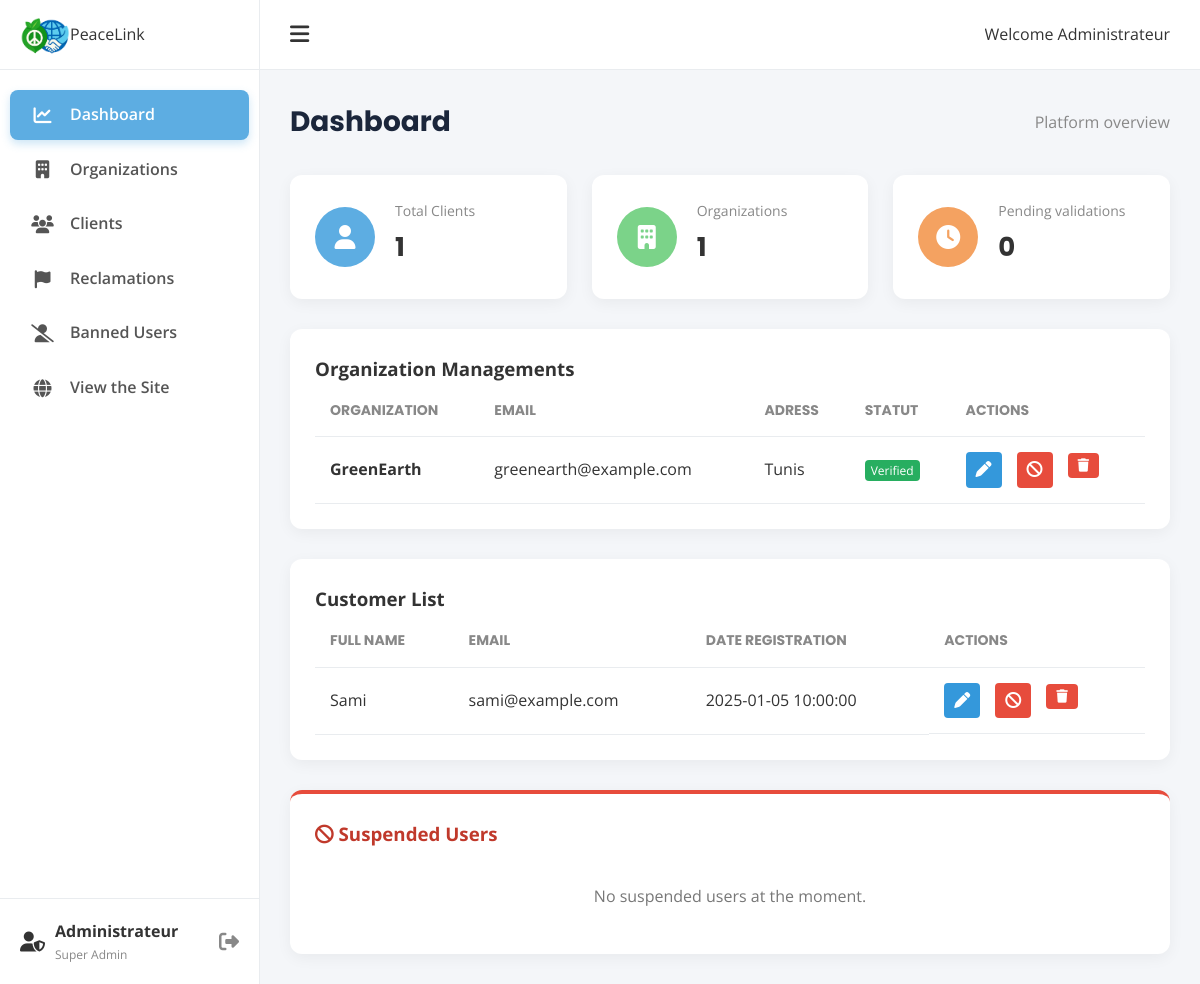
Page /test/View/BackOffice/backoffice.php (signed in) on the committed database.
### tables this page shows
CREATE TABLE IF NOT EXISTS Organisation (
  id_utilisateur INT NOT NULL,
  nom_organisation VARCHAR(255) NOT NULL,
  adresse VARCHAR(255) NOT NULL,
  statut_verification VARCHAR(50) NOT NULL DEFAULT 'en_attente',
  PRIMARY KEY (id_utilisateur),
  CONSTRAINT fk_organisation_user FOREIGN KEY (id_utilisateur) REFERENCES Utilisateur(id_utilisateur) ON DELETE CASCADE
);

CREATE TABLE IF NOT EXISTS Utilisateur (
  id_utilisateur INT NOT NULL AUTO_INCREMENT,
  email VARCHAR(255) NOT NULL,
  mot_de_passe_hash VARCHAR(255) NOT NULL,
  date_inscription DATETIME NOT NULL DEFAULT CURRENT_TIMESTAMP(),
  photo_profil VARCHAR(255) DEFAULT NULL,
  reset_token VARCHAR(255) DEFAULT NULL,
  reset_expires DATETIME DEFAULT NULL,
  est_banni TINYINT(1) DEFAULT 0,
  raison_bannissement TEXT DEFAULT NULL,
  date_fin_bannissement DATETIME DEFAULT NULL,
  PRIMARY KEY (id_utilisateur),
  UNIQUE KEY uq_utilisateur_email (email)
);

CREATE TABLE IF NOT EXISTS Client (
  id_utilisateur INT NOT NULL,
  nom_complet VARCHAR(255) NOT NULL,
  bio TEXT DEFAULT NULL,
  PRIMARY KEY (id_utilisateur),
  CONSTRAINT fk_client_user FOREIGN KEY (id_utilisateur) REFERENCES Utilisateur(id_utilisateur) ON DELETE CASCADE
);

### test/Model/Utilisateur.php (called while the page is built, shortened)
<?php
class Utilisateur {
    private $conn;
    public function __construct($db) {
        $this->conn = $db;
    }
    public function getDashboardStats() {
        $stmt = $this->conn->query("SELECT COUNT(*) as total_clients FROM Client");
        $clients = $stmt->fetch(PDO::FETCH_ASSOC)['total_clients'];
        $stmt = $this->conn->query("SELECT COUNT(*) as total_orgs FROM Organisation");
        $orgs = $stmt->fetch(PDO::FETCH_ASSOC)['total_orgs'];
        $queryPending = "SELECT COUNT(*) as pending_orgs
                         FROM Organisation
                         WHERE statut_verification != 'Verifié'
                         OR statut_verification IS NULL";
        $stmt = $this->conn->query($queryPending);
        $pending = $stmt->fetch(PDO::FETCH_ASSOC)['pending_orgs'];
        return [
            'clients' => $clients,
            'organisations' => $orgs,
            'pending_validations' => $pending
        ];
    }
    public function getAllClients() {
        $query = "SELECT u.id_utilisateur, u.email, u.date_inscription, c.nom_complet
                  FROM Utilisateur u
                  JOIN Client c ON u.id_utilisateur = c.id_utilisateur
                  ORDER BY u.date_inscription DESC";
        $stmt = $this->conn->prepare($query);
        $stmt->execute();
        return $stmt->fetchAll(PDO::FETCH_ASSOC);
    }
    public function getAllOrganisations() {
        $query = "SELECT u.id_utilisateur, u.email, o.nom_organisation, o.adresse, o.statut_verification
                  FROM Utilisateur u
                  JOIN Organisation o ON u.id_utilisateur = o.id_utilisateur
                  ORDER BY o.statut_verification ASC, u.date_inscription DESC";
        $stmt = $this->conn->prepare($query);
        $stmt->execute();
        return $stmt->fetchAll(PDO::FETCH_ASSOC);
    }
}
?>

### test/View/BackOffice/backoffice.php (the view, shortened to what this page needs)
<?php
include_once __DIR__ . '/../../Model/Database.php';
include_once __DIR__ . '/../../Model/Utilisateur.php';
$database = new Database();
$db = $database->getConnection();
$utilisateur = new Utilisateur($db);
$stats = $utilisateur->getDashboardStats();
$listeOrganisations = $utilisateur->getAllOrganisations();
$listeClients = $utilisateur->getAllClients();
$listeBannis = $utilisateur->getAllBannedUsers();
$adminName = $_SESSION['username'] ?? 'Administrateur';
?>
<!DOCTYPE html>
<html lang="fr">
<head>
    <link rel="stylesheet" href="backofficeStyle.css">
    <link rel="stylesheet" href="https://cdnjs.cloudflare.com/ajax/libs/font-awesome/6.4.0/css/all.min.css">
</head>
<body>
    <div class="sidebar">
        <div class="sidebar-header">
            <a href="../FrontOffice/index.php" class="logo">
                <img src="mon-logo.png" alt="Logo PeaceLink">
                <span>PeaceLink</span>
            </a>
        </div>
        <nav class="sidebar-nav">
            <a href="backoffice.php" class="nav-item active">
                <i class="fa-solid fa-chart-line"></i>
                <span>Dashboard</span>
            </a>
            <a href="#organisations" class="nav-item">
                <i class="fa-solid fa-building"></i>
                <span>Organizations</span>
            </a>
            <a href="#clients" class="nav-item">
                <i class="fa-solid fa-users"></i>
                <span>Clients</span>
            </a>
            <a href="reclamations.php" class="nav-item">
                <i class="fa-solid fa-flag"></i>
                <span>Reclamations</span>
            </a>
             <a href="#banned" class="nav-item">
                <i class="fa-solid fa-user-slash"></i>
                <span>Banned Users</span>
            </a>
            <a href="../FrontOffice/index.php" class="nav-item">
                <i class="fa-solid fa-globe"></i>
                <span>View the Site</span>
            </a>
        </nav>
        <div class="sidebar-footer">
            <div class="user-profile">
                <i class="fa-solid fa-user-shield user-avatar"></i>
                <div class="user-info">
                    <span class="user-name"><?php echo htmlspecialchars($adminName); ?></span>
                    <span class="user-role">Super Admin</span>
                </div>
            </div>
            <a href="../../Controller/UtilisateurController.php?action=logout" class="logout-btn" aria-label="Logout">
                <i class="fa-solid fa-right-from-bracket"></i>
            </a>
        </div>
    </div>
    <div class="main-content">
        <header class="topbar">
            <div class="topbar-left">
                <button class="menu-toggle" id="menu-toggle"><i class="fa-solid fa-bars"></i></button>
            </div>
            <div class="topbar-right">
                <div class="user-info">Welcome <?php echo htmlspecialchars($adminName); ?></div>
            </div>
        </header>
        <main class="content-wrapper">
            <div class="page-header">
                <h1>Dashboard</h1>
                <p class="page-subtitle">Platform overview</p>
            </div>
            <div class="stats-grid">
                <div class="stat-card">
                    <div class="stat-icon blue"><i class="fa-solid fa-user"></i></div>
                    <div>
                        <p class="stat-label">Total Clients</p>
                        <h2 class="stat-value"><?php echo $stats['clients']; ?></h2>
                    </div>
                </div>
                <div class="stat-card">
                    <div class="stat-icon green"><i class="fa-solid fa-building"></i></div>
                    <div>
                        <p class="stat-label">Organizations</p>
                        <h2 class="stat-value"><?php echo $stats['organisations']; ?></h2>
                    </div>
                </div>
                <div class="stat-card">
                    <div class="stat-icon orange"><i class="fa-solid fa-clock"></i></div>
                    <div>
                        <p class="stat-label">Pending validations</p>
                        <h2 class="stat-value"><?php echo $stats['pending_validations']; ?></h2>
                    </div>
                </div>
            </div>
            <div class="table-card" id="organisations" style="margin-top: 30px;">
                <h3>Organization Managements</h3>
                <div class="table-wrapper">
                    <table class="data-table">
                        <thead>
                            <tr>
                                <th>Organization</th>
                                <th>Email</th>
                                <th>Adress</th>
                                <th>Statut</th>
                                <th>Actions</th>
                            </tr>
                        </thead>
                        <tbody>
                            <?php foreach ($listeOrganisations as $org): ?>
                            <tr>
                                <td><strong><?php echo htmlspecialchars($org['nom_organisation']); ?></strong></td>
                                <td><?php echo htmlspecialchars($org['email']); ?></td>
                                <td><?php echo htmlspecialchars($org['adresse']); ?></td>
                                <td>
                                    <?php if ($org['statut_verification'] == 'Verifié'): ?>
                                        <span class="status-verified">Verified</span>
                                    <?php else: ?>
                                        <span class="status-pending">On hold</span>
                                    <?php endif; ?>
                                </td>
                                <td class="actions-cell">
                                <a href="../../Controller/UtilisateurController.php?action=admin_edit_form&id=<?php echo $org['id_utilisateur']; ?>" class="btn-edit" title="Modifier" style="background-color:#3498db; color:white; padding:5px 10px; border-radius:4px; text-decoration:none; margin-right:5px;">
                                    <i class="fa-solid fa-pen"></i>
                                </a>
                                <a href="../../Controller/UtilisateurController.php?action=admin_ban_form&id=<?php echo $org['id_utilisateur']; ?>" class="btn-ban" title="Bannir" style="background-color:#e74c3c; color:white; padding:5px 10px; border-radius:4px; text-decoration:none; margin-right:5px;">
                                    <i class="fa-solid fa-ban"></i>
                                </a>
                                <form action="../../Controller/UtilisateurController.php" method="POST" style="display:inline;" onsubmit="return confirm('Supprimer cette organisation ?');">
                                    <button type="submit" class="btn-delete" title="Supprimer"><i class="fa-solid fa-trash"></i></button>
                                </form>
                            </td>
                            </tr>
                            <?php endforeach; ?>
                        </tbody>
                    </table>
                </div>
            </div>
            <div class="table-card" id="clients" style="margin-top: 30px;">
                <h3>Customer List</h3>
                <div class="table-wrapper">
                    <table class="data-table">
                        <thead>
                            <tr>
                                <th>Full Name</th>
                                <th>Email</th>
                                <th>Date Registration</th>
                                <th>Actions</th>
                            </tr>
                        </thead>
                        <tbody>
                            <?php foreach ($listeClients as $client): ?>
                            <tr>
                                <td><?php echo htmlspecialchars($client['nom_complet']); ?></td>
                                <td><?php echo htmlspecialchars($client['email']); ?></td>
                                <td><?php echo htmlspecialchars($client['date_inscription']); ?></td>
                                <td class="actions-cell">
                                <a href="../../Controller/UtilisateurController.php?action=admin_edit_form&id=<?php echo $client['id_utilisateur']; ?>" class="btn-edit" title="Modifier" style="background-color:#3498db; color:white; padding:5px 10px; border-radius:4px; text-decoration:none; margin-right:5px;">
                                    <i class="fa-solid fa-pen"></i>
                                </a>
                                <a href="../../Controller/UtilisateurController.php?action=admin_ban_form&id=<?php echo $client['id_utilisateur']; ?>" class="btn-ban" title="Bannir" style="background-color:#e74c3c; color:white; padding:5px 10px; border-radius:4px; text-decoration:none; margin-right:5px;">
                                    <i class="fa-solid fa-ban"></i>
                                </a>
                                <form action="../../Controller/UtilisateurController.php" method="POST" style="display:inline;" onsubmit="return confirm('Supprimer ce client ?');">
                                    <button type="submit" class="btn-delete" title="Supprimer"><i class="fa-solid fa-trash"></i></button>
                                </form>
                            </td>
                            </tr>
                            <?php endforeach; ?>
                        </tbody>
                    </table>
                </div>
            </div>
            <div class="table-card" id="banned" style="margin-top: 30px; border-top: 4px solid #e74c3c;">
                <div class="card-header" style="display:flex; justify-content:space-between; align-items:center; margin-bottom:15px;">
                    <h3 style="color: #c0392b; margin:0;"><i class="fa-solid fa-ban"></i> Suspended Users</h3>
                </div>
                <?php if (empty($listeBannis)): ?>
                    <p style="padding: 20px; color: #777; text-align:center;">No suspended users at the moment.</p>
                <?php endif; ?>
            </div>
        </main>
    </div>
</body>
</html>

### test/View/BackOffice/backoffice.php (style rules this page uses)
.btn-delete { background-color: #e74c3c; color: white; border: none; padding: 5px 10px; border-radius: 4px; cursor: pointer; }
.status-verified { background-color: #27ae60; color: white; padding: 2px 6px; border-radius: 4px; font-size: 12px; }

### rows in the picture
organisation: nom_organisation "GreenEarth", id_utilisateur.email "greenearth@example.com", adresse "Tunis", statut_verification "Verified"
client: nom_complet "Sami", id_utilisateur.email "sami@example.com", id_utilisateur.date_inscription "2025-01-05 10:00:00"

### other values in the picture
$adminName "Administrateur"
$stats['clients'] "1"
$stats['organisations'] "1"
$stats['pending_validations'] "0"
